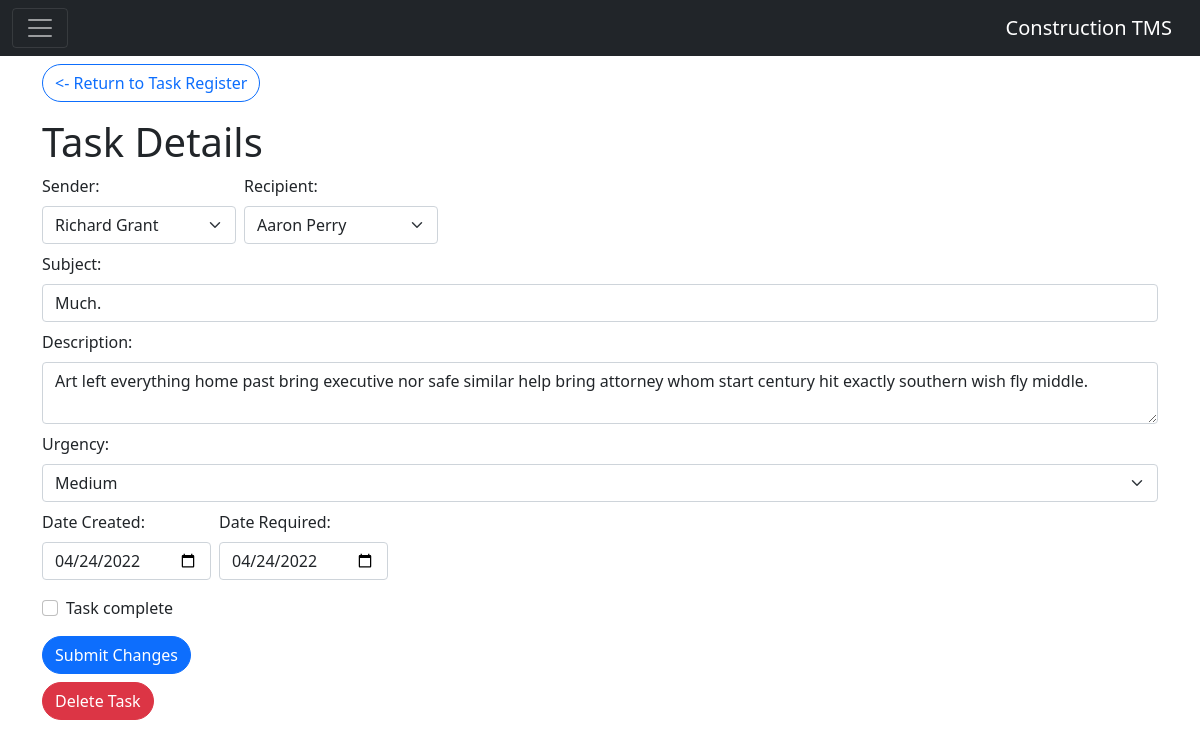
The page /task_details/3 on the database its author committed.
### registers/models.py (models this page shows, shortened)
class User(db.Model):
    __tablename__ = "user"
    id = db.Column(db.Integer, primary_key=True, autoincrement=True)
    username = db.Column(db.String(64))
    password = db.Column(db.String(64))
    name = db.Column(db.String(64))
    company = db.Column(db.String(100))
    assigned_tasks = db.relationship("Task", primaryjoin=lambda: or_(
        User.id == foreign(Task.sender_id),
        User.id == foreign(Task.recipient_id)
    ), viewonly=True)

class Task(db.Model):
    __tablename__ = "task"
    id = db.Column(db.Integer, primary_key=True, autoincrement=True)
    sender_id = db.Column(db.Integer, ForeignKey('user.id'))
    recipient_id = db.Column(db.Integer, ForeignKey('user.id'))
    subject = db.Column(db.String(64))
    description = db.Column(db.Text())
    urgency = db.Column(db.String(20))
    date_created = db.Column(db.DateTime)
    date_required = db.Column(db.DateTime)
    date_completed = db.Column(db.DateTime)
    sender_user = db.relationship("User", foreign_keys=sender_id)
    recipient_user = db.relationship("User", foreign_keys=recipient_id)

### forms/views.py (the view)
@forms.route('/task_details/<string:task_id>', methods=['POST', 'GET'])
def task_details(task_id):
    user_query = db.session.query(User.id, User.name).order_by(User.name)
    recipient_user = aliased(User)
    sender_user = aliased(User)
    query = db.session.query(Task.id, Task.subject, Task.description, Task.urgency,
                            (recipient_user.name).label("recipient"),
                            (sender_user.name).label("sender"),
                            Task.date_created, Task.date_required, Task.date_completed) \
                            .join(recipient_user, recipient_user.id == Task.recipient_id) \
                            .join(sender_user, sender_user.id == Task.sender_id)\
                            .filter(Task.id == task_id)
    dates = {
        'date_created' : datetime.strftime(query.first().date_created, '%Y-%m-%d'),
        'date_required': datetime.strftime(query.first().date_required, '%Y-%m-%d')
    }
    return render_template('task_details.html', users=user_query, details=query.first(), dates=dates)

### forms/templates/task_details.html (shortened to what this page needs)
{% extends "base.html" %}
{% set active_page = "Task Details" %}
{% block content %}
<a href="{{ url_for('registers.task_register') }}" class="rounded-pill btn btn-outline-primary mb-3" role="button"><- Return to Task Register</a>
<h1>Task Details</h1>
<div>
    <form method="post" action="{{ url_for('forms.update_task') }}">
        <div>
            <div class="d-flex mb-2">
                <div class="me-2">
                    <label class="form-label">Sender: </label>
                    <select class="form-select" name="sender" aria-label="Select Sender">
                        <option selected>{{ details.sender }}</option>
                    </select>
                </div>
                <div>
                    <label class="form-label">Recipient: </label>
                    <select class="form-select" name="recipient" aria-label="Select Sender">
                        <option selected>{{ details.recipient }}</option>
                    </select>
                </div>
            </div>
            <div class="mb-2">
                <label class="form-label">Subject: </label>
                <input type="text" value="{{ details.subject }}" class="form-control" name="subject" id="subject" aria-describedby="subject">
            </div>
            <div class="mb-2">
                <label class="form-label">Description: </label>
                <textarea class="form-control" name="description" id="description" aria-describedby="description">{{ details.description }}</textarea>
            </div>
            <div class="mb-2">
                <label class="form-label">Urgency: </label>
                <select class="form-select" name="urgency" aria-label="Select Urgency">
                    <option selected>{{ details.urgency }}</option>
                </select>
            </div>
            <div class="d-flex mb-3">
                <div class="me-2">
                    <label class="form-label me-1">Date Created: </label>
                    <input type="date" value="{{ dates.date_created }}" class="form-control" name="date_created" id="date_created" aria-describedby="date_created">
                </div>
                <div>
                    <label class="form-label me-1">Date Required: </label>
                    <input type="date" value="{{ dates.date_required }}" class="form-control" name="date_required" id="date_required" aria-describedby="date_required">
                </div>
            </div>
            <div class="form-check mb-3">
                <input class="form-check-input" name="task_completed" type="checkbox" value="checked" id="flexCheckDefault" {%if details.date_completed is not none %} checked {% endif %}>
                <label class="form-check-label" for="flexCheckDefault">
                    Task complete
                </label>
            </div>
            <div class="d-flex">
                <div>
                    <input class="rounded-pill btn btn-primary" type="submit" value="Submit Changes">
                </div>
            </div>
        </div>
    </form>
    <form action="{{ url_for('forms.delete_task') }}" method="post" class="mt-2">
        <div>
            <input class="rounded-pill btn btn-danger" type="submit" value="Delete Task">
        </div>
    </form>
</div>
{% endblock %}

### rows shown on the page
User: sender "Richard Grant"
User: recipient "Aaron Perry"
Task: subject "Much.", description "Art left everything home past bring executive nor safe similar help bring attorney whom start century hit exactly southern wish fly middle.", urgency "Medium"
